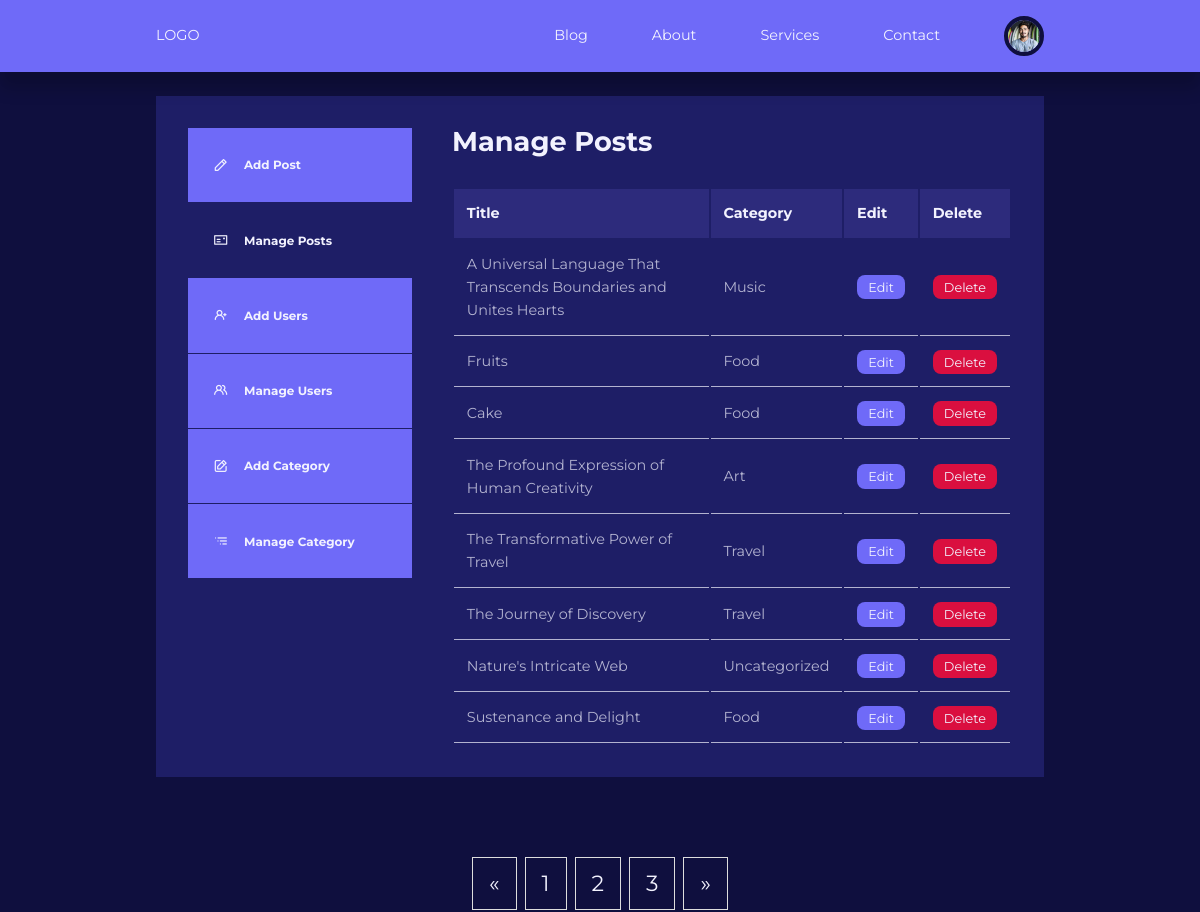
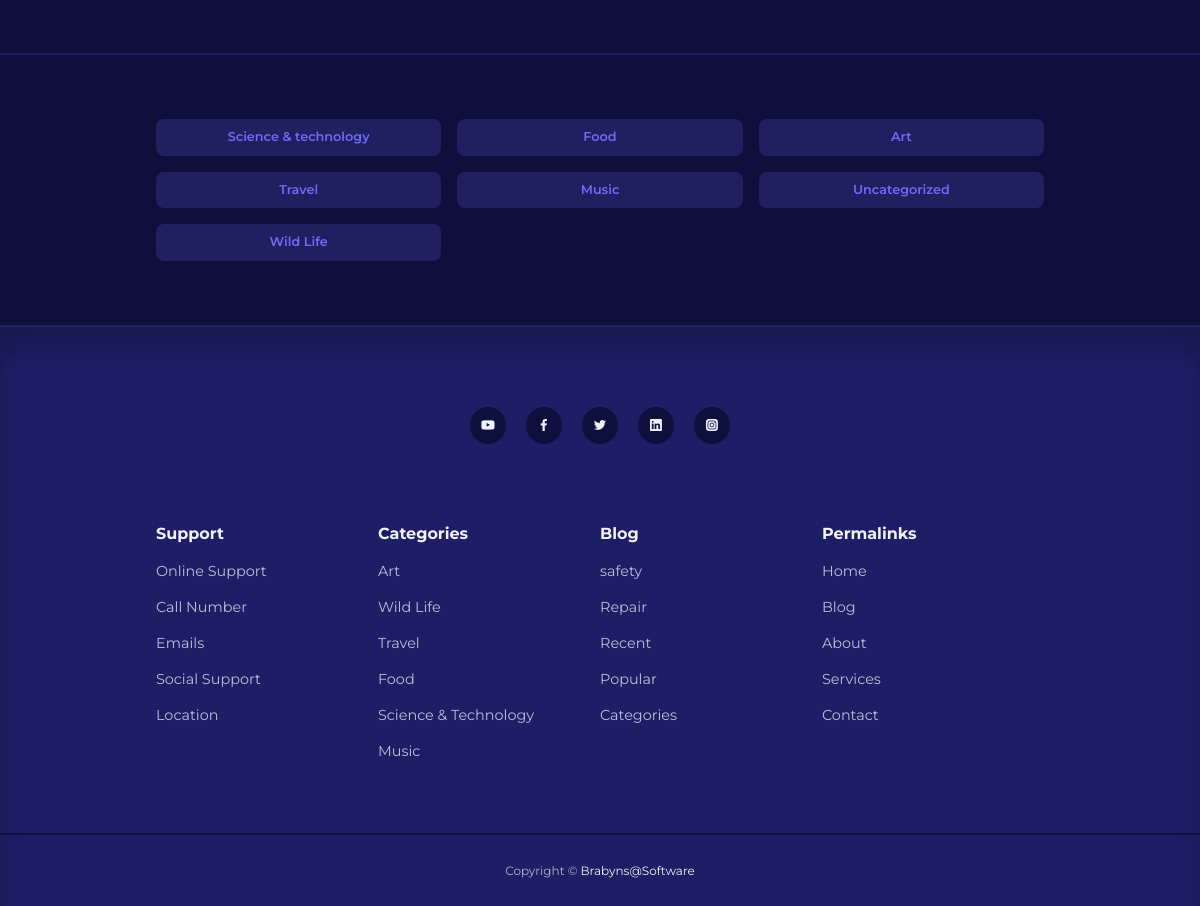
The page /blog/admin/ (signed in) on the database its author committed (2 pictures, top to bottom).
### tables this page shows
CREATE TABLE `users` (
  `id` int(11) UNSIGNED NOT NULL,
  `first_name` varchar(32) NOT NULL,
  `last_name` varchar(32) NOT NULL,
  `email` varchar(64) NOT NULL,
  `username` varchar(32) NOT NULL,
  `password` varchar(255) NOT NULL,
  `avatar` varchar(255) NOT NULL,
  `is_admin` varchar(32) NOT NULL
);

CREATE TABLE `posts` (
  `id` int(11) UNSIGNED NOT NULL,
  `title` varchar(225) NOT NULL,
  `body` text NOT NULL,
  `thumbnail` varchar(255) NOT NULL,
  `date_time` timestamp NOT NULL DEFAULT current_timestamp(),
  `category_id` int(11) UNSIGNED DEFAULT NULL,
  `author_id` int(11) UNSIGNED NOT NULL,
  `is_featured` tinyint(1) NOT NULL
);

CREATE TABLE `categories` (
  `id` int(11) UNSIGNED NOT NULL,
  `title` varchar(50) NOT NULL,
  `description` text NOT NULL
);

### Blog/admin/includes/header.php (called while the page is built, shortened)
<?php
require '../includes/header.php';

### Blog/admin/index.php (the view, shortened to what this page needs)
<?php include 'includes/header.php';
$per_page = 5;
if($_GET['page']){
    $page = $_GET['page'];
}else{
    $page = "";
}
if($page =="" || $page == 1){
    $page_1 = 0;
}else{
    $page_1 = ($page * $per_page) - $per_page;
}
  if(isset($_SESSION['user_is_admin'])){
$query = "SELECT * FROM posts";
$result_count = mysqli_query($connection, $query);
$post_count = mysqli_num_rows($result_count);
$post_count = ceil($post_count / $per_page);
$select_post = "SELECT *  FROM posts ORDER BY date_time DESC LIMIT $page_1, 8 ";
  }
$post_result = mysqli_query($connection, $select_post);
?>
   <section class="dashboard">
    <div class="container dashboard__container">
        <aside>
            <ul>
                <li>
                    <a href="add-post.php"><i class="uil uil-pen"></i>
                    <h5>Add Post</h5>
                    </a>
                </li>
                          <li>
                    <a href="index.php" class="active"><i class="uil uil-postcard"></i>
                    <h5>Manage Posts</h5>
                    </a>
                </li>
                     <?php  if(isset($_SESSION['user_is_admin'])) : ?>
                              <li>
                    <a href="add-user.php"><i class="uil uil-user-plus"></i>
                    <h5>Add Users</h5>
                    </a>
                </li>
                             <li>
                    <a href="manage-user.php" ><i class="uil uil-users-alt"></i>
                    <h5>Manage Users</h5>
                    </a>
                </li>
                              <li>
                    <a href="add-category.php"><i class="uil uil-edit"></i>
                    <h5>Add Category</h5>
                    </a>
                </li>                              <li>
                    <a href="manage-category.php" ><i class="uil uil-list-ui-alt"></i>
                    <h5>Manage Category</h5>
                    </a>
                </li>
                <?php endif ?>
            </ul>
        </aside>
        <main>
            <h2>Manage Posts</h2>
                <?php if(mysqli_num_rows($post_result) > 0 ): ?>
            <table>
                <thead>
                    <tr>
                    <th>Title</th>
                    <th>Category</th>
                    <th>Edit</th>
                    <th>Delete</th>
                    </tr>
                </thead>
                <tbody>
                   <?php while($post = mysqli_fetch_assoc($post_result)): ?>
                    <tr>
                        <td><?= $post['title'] ?></td>
                        <?php
                        $category_id = $post['category_id'];
                        $select_category = "SELECT * FROM categories WHERE id = $category_id";
                        $category_result = mysqli_query($connection, $select_category);
                        $category = mysqli_fetch_assoc($category_result);
                        ?>
                        <td><?= $category['title'] ?></td>
                        <td><a href="<?= ROOT_URL ?>admin/edit-post.php?id=<?= $post['id'] ?>" class="btn sm">Edit</a></td>
                        <td><a href="<?= ROOT_URL ?>admin/delete-post.php?id=<?= $post['id'] ?>" class="btn sm danger">Delete</a></td>
                    </tr>
          <?php endwhile; ?>
                </tbody>
            </table>
            <?php else: ?>
            <div class="alert__message error"><?= "No Posts Found!!!" ?>  </div>
            <?php endif ?>
        </main>
    </div>
 <div class="pag_con">
 <div class="pagination">
  <a href="#">&laquo;</a>
 <?php
    for($i=1; $i<=$post_count; $i++){
        if($i == $page){
          echo "<a href='index.php?page={$i}' class='active'>{$i}</a>";
        }else{
          echo "<a href='index.php?page={$i}' >{$i}</a>";
        }
    }
    ?>
<a href="#">&raquo;</a>
</div>
</div>
</section>
<?php include '../includes/footer.php';   ?>

### Blog/includes/header.php (shortened to what this page needs)
<?php
require 'config/database.php';
if(isset($_SESSION['user_id'])){
  $id = filter_var($_SESSION['user_id'], FILTER_SANITIZE_NUMBER_INT);
  $query = "SELECT * FROM users WHERE id = {$id}";
  $result = mysqli_query($connection, $query);
  $avatar = mysqli_fetch_assoc($result);
}
?>
<!DOCTYPE html>
<html lang="en">
<head>
    <link rel="stylesheet" href="<?= ROOT_URL?>css/style.css">
    <link rel="stylesheet" href="https://unicons.iconscout.com/release/v4.0.0/css/line.css">
</head>
<body>
    <nav>
        <div class="container nav__container">
            <a href="<?= ROOT_URL?>" class="nav__log">LOGO</a>
           <ul class="nav__items">
               <li><a href="<?= ROOT_URL?>blog.php">Blog</a></li>
               <li><a href="<?= ROOT_URL?>about.php">About</a></li>
               <li><a href="<?= ROOT_URL?>services.php">Services</a></li>
               <li><a href="<?= ROOT_URL?>contact.php">Contact</a></li>
               <?php if(isset($_SESSION['user_id'])) :  ?>
               <li class="nav__profile">
                   <div class="avatar">
                       <img src="<?= ROOT_URL . 'images/' .  $avatar['avatar'] ?>" alt="">
                   </div>
               </li>
                  <?php else : ?>
               <li><a href="<?= ROOT_URL?>signin.php">Signin</a></li>
              <?php endif ?>
           </ul>
        </div>
    </nav>

### Blog/includes/footer.php (shortened to what this page needs)
<?php
$fetch_category = "SELECT * FROM categories";
$result  = mysqli_query($connection, $fetch_category);
?>
<section class="category__buttons">
    <div class="container category__buttons-container">
       <?php while($category = mysqli_fetch_assoc($result)) : ?>
        <a href="<?= ROOT_URL ?>category-post.php?id=<?= $category['id'] ?>" class="category__button"><?= "{$category['title']}" ?></a>
 <?php endwhile ?>
    </div>
</section>
<footer>
    <div class="footer__socials">
        <a href="" target="_blank"><i class="uil uil-youtube"></i></a>
        <a href="" target="_blank"><i class="uil uil-facebook-f"></i></a>
        <a href="" target="_blank"><i class="uil uil-twitter"></i></a>
        <a href="" target="_blank"><i class="uil uil-linkedin"></i></a>
        <a href="" target="_blank"><i class="uil uil-instagram-alt"></i></a>
    </div>
    <div class="container footer__container">
        <article>
            <h4>Support</h4>
            <ul>
                <li><a href="">Online Support</a></li>
                <li><a href="">Call Number</a></li>
                <li><a href="">Emails</a></li>
                <li><a href="">Social Support</a></li>
                <li><a href="">Location</a></li>
            </ul>
        </article>
           <article>
            <h4>Categories</h4>
            <ul>
                <li><a href="">Art</a></li>
                <li><a href="">Wild Life</a></li>
                <li><a href="">Travel</a></li>
                <li><a href="">Food</a></li>
                <li><a href="">Science & Technology</a></li>
                <li><a href=""> Music</a></li>
            </ul>
        </article>
           <article>
            <h4>Blog</h4>
            <ul>
                <li><a href="">safety</a></li>
                <li><a href="">Repair</a></li>
                <li><a href="">Recent</a></li>
                <li><a href="">Popular</a></li>
                <li><a href="">Categories</a></li>
            </ul>
        </article>
               <article>
            <h4>Permalinks</h4>
            <ul>
                <li><a href="">Home</a></li>
                <li><a href="">Blog</a></li>
                <li><a href="">About</a></li>
                <li><a href="">Services</a></li>
                <li><a href="">Contact</a></li>
            </ul>
        </article>
    </div>
    <div class="footer__copyright">
        <small>Copyright &copy; <a href="mailto:burabuyabz@gmail.com" target="_blank">Brabyns@Software</a></small>
    </div>
</footer>
</body>
</html>

### rows shown on the page
users: avatar (picture)
posts: title "A Universal Language That Transcends Boundaries and Unites Hearts", category.title "Music"
posts: title "Fruits", category.title "Food"
posts: title "Cake", category.title "Food"
posts: title "The Profound Expression of Human Creativity", category.title "Art"
posts: title "The Transformative Power of Travel", category.title "Travel"
posts: title "The Journey of Discovery", category.title "Travel"
posts: title "Nature's Intricate Web", category.title "Uncategorized"
posts: title "Sustenance and Delight", category.title "Food"
categories: title "Science & technology"
categories: title "Food"
categories: title "Art"
categories: title "Travel"
categories: title "Music"
categories: title "Uncategorized"
categories: title "Wild Life"
